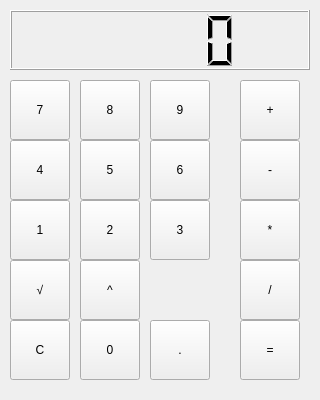
<?xml version="1.0" encoding="UTF-8"?>
<ui version="4.0">
 <class>MainWindow</class>
 <widget class="QMainWindow" name="MainWindow">
  <property name="geometry">
   <rect>
    <x>0</x>
    <y>0</y>
    <width>320</width>
    <height>400</height>
   </rect>
  </property>
  <property name="windowTitle">
   <string>Калькулятор</string>
  </property>
  <widget class="QWidget" name="centralwidget">
   <widget class="QLCDNumber" name="table">
    <property name="geometry">
     <rect>
      <x>10</x>
      <y>10</y>
      <width>300</width>
      <height>60</height>
     </rect>
    </property>
   </widget>
   <widget class="QPushButton" name="btn0">
    <property name="geometry">
     <rect>
      <x>80</x>
      <y>320</y>
      <width>60</width>
      <height>60</height>
     </rect>
    </property>
    <property name="text">
     <string>0</string>
    </property>
   </widget>
   <widget class="QPushButton" name="btn1">
    <property name="geometry">
     <rect>
      <x>10</x>
      <y>200</y>
      <width>60</width>
      <height>60</height>
     </rect>
    </property>
    <property name="text">
     <string>1</string>
    </property>
   </widget>
   <widget class="QPushButton" name="btn2">
    <property name="geometry">
     <rect>
      <x>80</x>
      <y>200</y>
      <width>60</width>
      <height>60</height>
     </rect>
    </property>
    <property name="text">
     <string>2</string>
    </property>
   </widget>
   <widget class="QPushButton" name="btn3">
    <property name="geometry">
     <rect>
      <x>150</x>
      <y>200</y>
      <width>60</width>
      <height>60</height>
     </rect>
    </property>
    <property name="text">
     <string>3</string>
    </property>
   </widget>
   <widget class="QPushButton" name="btn4">
    <property name="geometry">
     <rect>
      <x>10</x>
      <y>140</y>
      <width>60</width>
      <height>60</height>
     </rect>
    </property>
    <property name="text">
     <string>4</string>
    </property>
   </widget>
   <widget class="QPushButton" name="btn5">
    <property name="geometry">
     <rect>
      <x>80</x>
      <y>140</y>
      <width>60</width>
      <height>60</height>
     </rect>
    </property>
    <property name="text">
     <string>5</string>
    </property>
   </widget>
   <widget class="QPushButton" name="btn6">
    <property name="geometry">
     <rect>
      <x>150</x>
      <y>140</y>
      <width>60</width>
      <height>60</height>
     </rect>
    </property>
    <property name="text">
     <string>6</string>
    </property>
   </widget>
   <widget class="QPushButton" name="btn7">
    <property name="geometry">
     <rect>
      <x>10</x>
      <y>80</y>
      <width>60</width>
      <height>60</height>
     </rect>
    </property>
    <property name="text">
     <string>7</string>
    </property>
   </widget>
   <widget class="QPushButton" name="btn8">
    <property name="geometry">
     <rect>
      <x>80</x>
      <y>80</y>
      <width>60</width>
      <height>60</height>
     </rect>
    </property>
    <property name="text">
     <string>8</string>
    </property>
   </widget>
   <widget class="QPushButton" name="btn9">
    <property name="geometry">
     <rect>
      <x>150</x>
      <y>80</y>
      <width>60</width>
      <height>60</height>
     </rect>
    </property>
    <property name="text">
     <string>9</string>
    </property>
   </widget>
   <widget class="QPushButton" name="btn_plus">
    <property name="geometry">
     <rect>
      <x>240</x>
      <y>80</y>
      <width>60</width>
      <height>60</height>
     </rect>
    </property>
    <property name="text">
     <string>+</string>
    </property>
   </widget>
   <widget class="QPushButton" name="btn_minus">
    <property name="geometry">
     <rect>
      <x>240</x>
      <y>140</y>
      <width>60</width>
      <height>60</height>
     </rect>
    </property>
    <property name="text">
     <string>-</string>
    </property>
   </widget>
   <widget class="QPushButton" name="btn_mult">
    <property name="geometry">
     <rect>
      <x>240</x>
      <y>200</y>
      <width>60</width>
      <height>60</height>
     </rect>
    </property>
    <property name="text">
     <string>*</string>
    </property>
   </widget>
   <widget class="QPushButton" name="btn_div">
    <property name="geometry">
     <rect>
      <x>240</x>
      <y>260</y>
      <width>60</width>
      <height>60</height>
     </rect>
    </property>
    <property name="text">
     <string>/</string>
    </property>
   </widget>
   <widget class="QPushButton" name="btn_eq">
    <property name="geometry">
     <rect>
      <x>240</x>
      <y>320</y>
      <width>60</width>
      <height>60</height>
     </rect>
    </property>
    <property name="text">
     <string>=</string>
    </property>
   </widget>
   <widget class="QPushButton" name="btn_clear">
    <property name="geometry">
     <rect>
      <x>10</x>
      <y>320</y>
      <width>60</width>
      <height>60</height>
     </rect>
    </property>
    <property name="text">
     <string>C</string>
    </property>
   </widget>
   <widget class="QPushButton" name="btn_dot">
    <property name="geometry">
     <rect>
      <x>150</x>
      <y>320</y>
      <width>60</width>
      <height>60</height>
     </rect>
    </property>
    <property name="text">
     <string>.</string>
    </property>
   </widget>
   <widget class="QPushButton" name="btn_sqrt">
    <property name="geometry">
     <rect>
      <x>10</x>
      <y>260</y>
      <width>60</width>
      <height>60</height>
     </rect>
    </property>
    <property name="text">
     <string>√</string>
    </property>
   </widget>
   <widget class="QPushButton" name="btn_pow">
    <property name="geometry">
     <rect>
      <x>80</x>
      <y>260</y>
      <width>60</width>
      <height>60</height>
     </rect>
    </property>
    <property name="text">
     <string>^</string>
    </property>
   </widget>
  </widget>
 </widget>
</ui>
